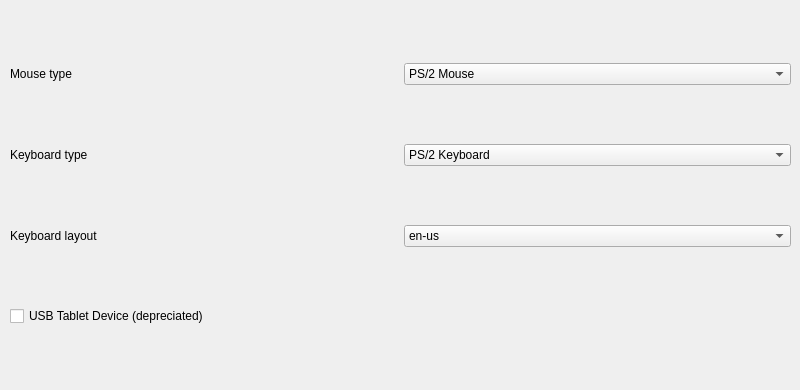
   <widget class="QWidget" name="tab_5">
    <attribute name="title">
     <string>Peripherals</string>
    </attribute>
    <widget class="QWidget" name="gridLayoutWidget_3">
     <property name="geometry">
      <rect>
       <x>10</x>
       <y>10</y>
       <width>781</width>
       <height>371</height>
      </rect>
     </property>
     <layout class="QGridLayout" name="gridLayout_3">
      <item row="3" column="0">
       <widget class="QCheckBox" name="checkBox_2">
        <property name="text">
         <string>USB Tablet Device (depreciated)</string>
        </property>
       </widget>
      </item>
      <item row="1" column="1">
       <widget class="QComboBox" name="comboBox_6">
        <item>
         <property name="text">
          <string>PS/2 Keyboard</string>
         </property>
        </item>
        <item>
         <property name="text">
          <string>USB Keyboard</string>
         </property>
        </item>
       </widget>
      </item>
      <item row="0" column="1">
       <widget class="QComboBox" name="comboBox_5">
        <item>
         <property name="text">
          <string>PS/2 Mouse</string>
         </property>
        </item>
        <item>
         <property name="text">
          <string>USB Mouse</string>
         </property>
        </item>
        <item>
         <property name="text">
          <string>USB Tablet Device</string>
         </property>
        </item>
       </widget>
      </item>
      <item row="0" column="0">
       <widget class="QLabel" name="label_7">
        <property name="text">
         <string>Mouse type</string>
        </property>
       </widget>
      </item>
      <item row="1" column="0">
       <widget class="QLabel" name="label_8">
        <property name="text">
         <string>Keyboard type</string>
        </property>
       </widget>
      </item>
      <item row="2" column="0">
       <widget class="QLabel" name="label_31">
        <property name="text">
         <string>Keyboard layout</string>
        </property>
       </widget>
      </item>
      <item row="2" column="1">
       <widget class="QComboBox" name="comboBox_19">
        <item>
         <property name="text">
          <string>en-us</string>
         </property>
        </item>
        <item>
         <property name="text">
          <string>en-gb</string>
         </property>
        </item>
        <item>
         <property name="text">
          <string>de</string>
         </property>
        </item>
        <item>
         <property name="text">
          <string>fr</string>
         </property>
        </item>
        <item>
         <property name="text">
          <string>ru</string>
         </property>
        </item>
        <item>
         <property name="text">
          <string>pl</string>
         </property>
        </item>
        <item>
         <property name="text">
          <string>pt</string>
         </property>
        </item>
        <item>
         <property name="text">
          <string>it</string>
         </property>
        </item>
        <item>
         <property name="text">
          <string>ja</string>
         </property>
        </item>
        <item>
         <property name="text">
          <string>es</string>
         </property>
        </item>
        <item>
         <property name="text">
          <string>is</string>
         </property>
        </item>
        <item>
         <property name="text">
          <string>fi</string>
         </property>
        </item>
       </widget>
      </item>
     </layout>
    </widget>
   </widget>
